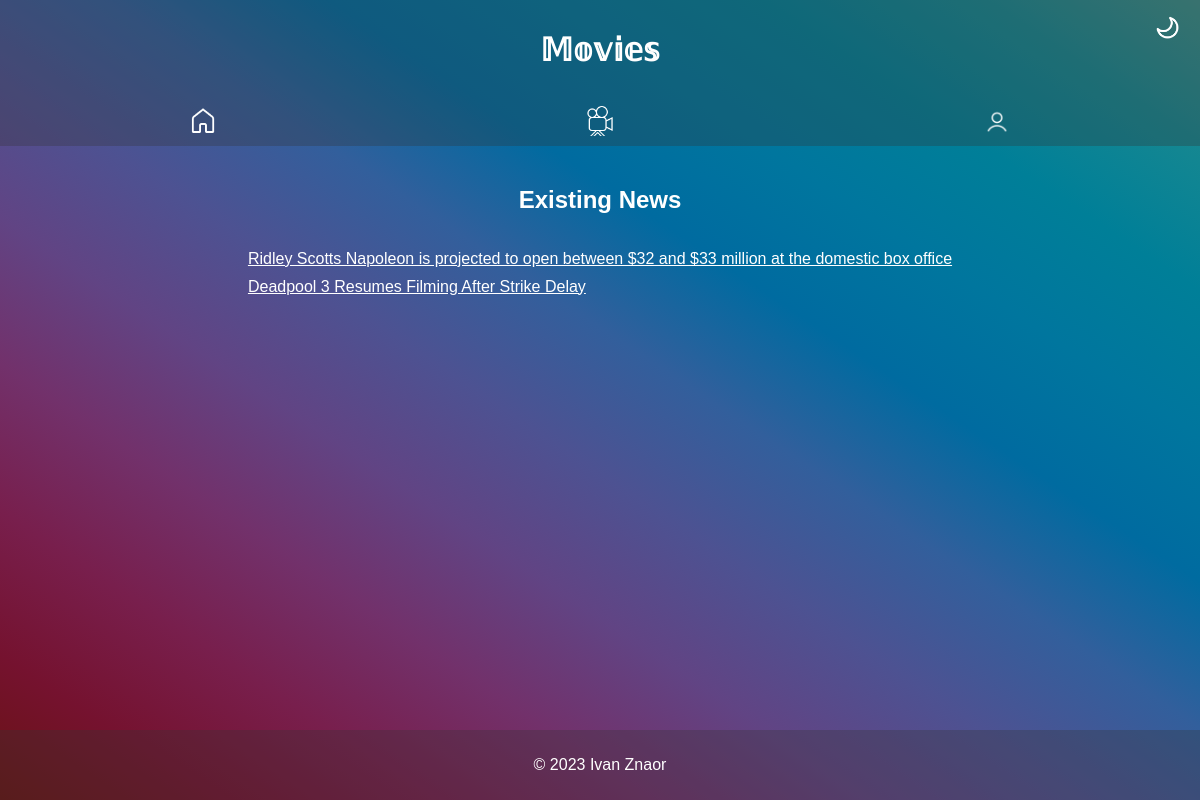
The app's page /admin.php with its own data.
### tables this page shows
CREATE TABLE IF NOT EXISTS news (
    id INT AUTO_INCREMENT PRIMARY KEY,
    title VARCHAR(255) NOT NULL,
    image VARCHAR(255),
    author VARCHAR(100) NOT NULL,
    date DATE NOT NULL,
    content TEXT NOT NULL,
    tag VARCHAR(50),
    created_at TIMESTAMP DEFAULT CURRENT_TIMESTAMP,
    updated_at TIMESTAMP DEFAULT CURRENT_TIMESTAMP ON UPDATE CURRENT_TIMESTAMP
);

### admin.php (the view, shortened to what this page needs)
<?php
$isLoggedIn = false;
?>
<!DOCTYPE html>
<html lang="en">
<head>
</head>
<body>
    <div id="container" class="light-mode-container">
        <header>
            <h1>𝕄𝕠𝕧𝕚𝕖𝕤</h1>
        </header>
        <nav>
            <a href="home.php"><img src="home.png"></a>
            <a href="movies.php"><img src="movies.png"></a>
            <?php
            if ($isLoggedIn) {
                echo '<a href="profile_page.php"><img src="profile.png"></a>';
            } else {
                echo '<a href="profile.php"><img src="profile.png"></a>';
            }
            ?>
        </nav>
        <button id="modeToggle" onclick="toggleMode()">
            <img src="moon.png">
        </button>
        <?php
        $conn = new mysqli("localhost", "root", "2023", "moviesdb");
        $query = "SELECT * FROM news";
        $result = $conn->query($query);
        ?>
        <section>
            <h2>Existing News</h2>
            <ul>
                <?php
                while ($row = $result->fetch_assoc()) {
                    echo "<li><a href='admin.php?edit_news_id={$row['id']}' style='color: white;'>{$row['title']}</a></li>";
                }
                ?>
            </ul>
        </section>
        <footer>
            <p>&copy; 2023 Ivan Znaor</p>
        </footer>
    </div>
</body>
</html>

### admin.php (style rules this page uses)
body { margin: 0; padding: 0; font-family: Arial, sans-serif; background-color: #f1f1f1; }
#container { min-height: 100vh; display: flex; flex-direction: column; }
.light-mode-container { background: linear-gradient(to right top, #691212, #75122f, #781f4d, #72316b, #614484, #4d5292, #325f9c, #006ba0, #00769e, #007f98, #158791, #3b8e89); color: #fff; flex: 1; }
header { background-color: rgba(51, 51, 51, 0.3); color: #fff; padding: 10px; text-align: center; }
nav { display: flex; justify-content: space-around; background-color: rgba(51, 51, 51, 0.3); padding: 5px; height: 35px; }
nav a { text-decoration: none; }
nav img { width: 30px; height: 30px; transition: transform 0.3s ease; }
section { padding: 20px; }
ul { list-style: none; padding: 0; }
ul li { margin-bottom: 10px; }
footer { background-color: rgba(51, 51, 51, 0.3); color: #fff; text-align: center; padding: 10px; margin-top: auto; }
#modeToggle { background-color: rgba(51, 51, 51, 0); color: #fff; border: none; padding: 5px 10px; cursor: pointer; position: fixed; top: 10px; right: 10px; }
#modeToggle img { width: 25px; height: 25px; transition: transform 0.3s ease; }
section { display: flex; flex-direction: column; align-items: center; }
button { background-color: #4caf50; color: #fff; padding: 10px 15px; border: none; border-radius: 4px; cursor: pointer; }

### records on screen
news: title "Ridley Scotts Napoleon is projected to open between $32 and $33 million at the domestic box office"
news: title "Deadpool 3 Resumes Filming After Strike Delay"
